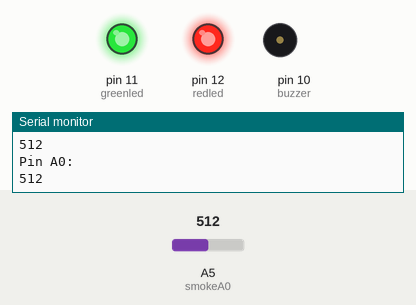
Recording of a sketch running on a simulated Arduino Uno, built with avr-gcc and run on an emulated ATmega328P. On the bench: output pins drawn as LEDs (lit = HIGH), buzzer (waves = sounding), the last lines printed to the serial monitor. The inputs (shaded band) are chosen by the test bench; at power-on: A5 (smokeA0) = 512.

Above: at 1.8 s.
1.9 s: A5 (smokeA0) set to 163
5.4 s: A5 (smokeA0) set to 139
At 7.2 s:
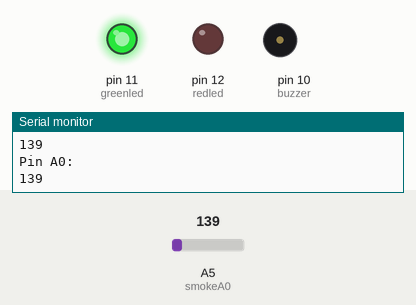
7.5 s: A5 (smokeA0) set to 160
At 8.1 s:
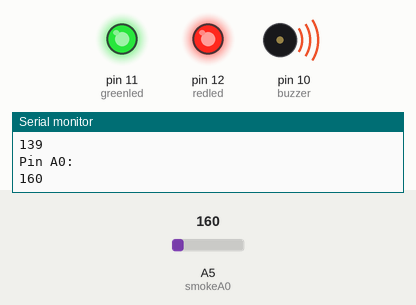
11.6 s: A5 (smokeA0) set to 140
At 13.0 s:
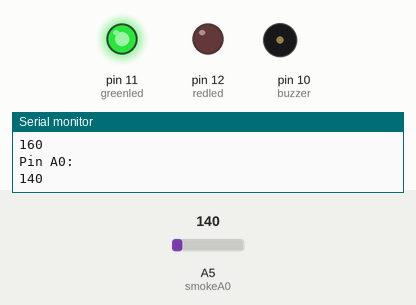
Timing chart, 0 to 14.5 s (numbered marks = the images above; inputs shaded):
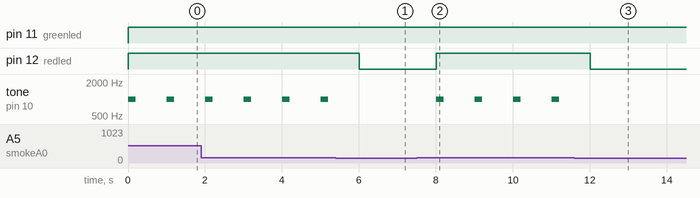

Measured:
- the behaviour switches between 151 and 150 on A5 (smokeA0) (found by bisection; images 0 and 1)
- after the input at 5.4 s, pin 12 (redled): HIGH → LOW after 0.60 s; tone on pin 10 (buzzer): stops changing and stays silent
- after the input at 7.5 s, pin 12 (redled): LOW → HIGH after 0.50 s; tone on pin 10 (buzzer): alternates 1000 Hz for 0.20 s and silent for 0.80 s, starting after 0.50 s
- after the input at 11.6 s, pin 12 (redled): HIGH → LOW after 0.41 s; tone on pin 10 (buzzer): stops changing and stays silent
- by itself, tone on pin 10 (buzzer): alternates 1000 Hz for 0.20 s and silent for 0.80 s

The sketch:

9_Smoke_Sensor.ino
```cpp
//smoke sensor
int redled= 12;
int  greenled = 11;
int buzzer = 10;
int smokeA0 = A5;
int sensorThres = 150;

void setup() {
  // put your setup code here, to run once:
  pinMode(redled, OUTPUT);
  pinMode(greenled, OUTPUT);
  pinMode(buzzer, OUTPUT);
  pinMode(smokeA0, INPUT);
  Serial.begin(9600);
}

void loop() {
  // put your main code here, to run repeatedly:
  int analogSensor = analogRead(smokeA0);
  Serial.println("Pin A0: ");
  Serial.println(analogSensor);
  if(analogSensor>sensorThres){
    digitalWrite(redled, HIGH);
    digitalWrite(greenled, HIGH);
    tone(buzzer,1000, 200);

  }
  else{
    digitalWrite(redled, LOW);
    digitalWrite(greenled, HIGH);
    noTone(buzzer);

  }
  delay(1000);
}
```
